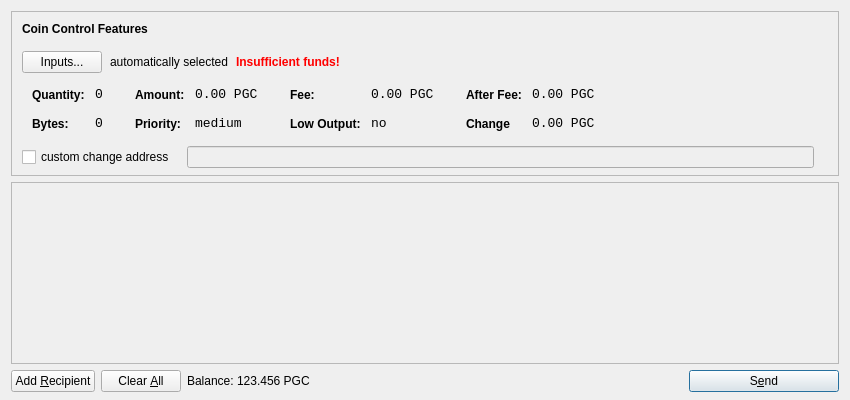
<?xml version="1.0" encoding="UTF-8"?>
<ui version="4.0">
 <class>SendCoinsDialog</class>
 <widget class="QDialog" name="SendCoinsDialog">
  <property name="geometry">
   <rect>
    <x>0</x>
    <y>0</y>
    <width>850</width>
    <height>400</height>
   </rect>
  </property>
  <property name="windowTitle">
   <string>Send Coins</string>
  </property>
  <layout class="QVBoxLayout" name="verticalLayout" stretch="0,1,0">
   <property name="bottomMargin">
    <number>8</number>
   </property>
   <item>
    <widget class="QFrame" name="frameCoinControl">
     <property name="sizePolicy">
      <sizepolicy hsizetype="Expanding" vsizetype="Expanding">
       <horstretch>0</horstretch>
       <verstretch>0</verstretch>
      </sizepolicy>
     </property>
     <property name="maximumSize">
      <size>
       <width>16777215</width>
       <height>16777215</height>
      </size>
     </property>
     <property name="frameShape">
      <enum>QFrame::StyledPanel</enum>
     </property>
     <property name="frameShadow">
      <enum>QFrame::Sunken</enum>
     </property>
     <layout class="QVBoxLayout" name="verticalLayoutCoinControl2">
      <property name="spacing">
       <number>-1</number>
      </property>
      <property name="leftMargin">
       <number>0</number>
      </property>
      <property name="topMargin">
       <number>0</number>
      </property>
      <property name="rightMargin">
       <number>0</number>
      </property>
      <property name="bottomMargin">
       <number>6</number>
      </property>
      <item>
       <layout class="QVBoxLayout" name="verticalLayoutCoinControl" stretch="0,0,0,0,1">
        <property name="spacing">
         <number>0</number>
        </property>
        <property name="leftMargin">
         <number>10</number>
        </property>
        <property name="topMargin">
         <number>10</number>
        </property>
        <item>
         <layout class="QHBoxLayout" name="horizontalLayoutCoinControl1">
          <property name="bottomMargin">
           <number>15</number>
          </property>
          <item>
           <widget class="QLabel" name="labelCoinControlFeatures">
            <property name="sizePolicy">
             <sizepolicy hsizetype="Preferred" vsizetype="Maximum">
              <horstretch>0</horstretch>
              <verstretch>0</verstretch>
             </sizepolicy>
            </property>
            <property name="font">
             <font>
              <weight>75</weight>
              <bold>true</bold>
             </font>
            </property>
            <property name="styleSheet">
             <string notr="true">font-weight:bold;</string>
            </property>
            <property name="text">
             <string>Coin Control Features</string>
            </property>
           </widget>
          </item>
         </layout>
        </item>
        <item>
         <layout class="QHBoxLayout" name="horizontalLayoutCoinControl2" stretch="0,0,0,0">
          <property name="spacing">
           <number>8</number>
          </property>
          <property name="bottomMargin">
           <number>10</number>
          </property>
          <item>
           <widget class="QPushButton" name="pushButtonCoinControl">
            <property name="styleSheet">
             <string notr="true"/>
            </property>
            <property name="text">
             <string>Inputs...</string>
            </property>
           </widget>
          </item>
          <item>
           <widget class="QLabel" name="labelCoinControlAutomaticallySelected">
            <property name="text">
             <string>automatically selected</string>
            </property>
            <property name="margin">
             <number>5</number>
            </property>
           </widget>
          </item>
          <item>
           <widget class="QLabel" name="labelCoinControlInsuffFunds">
            <property name="font">
             <font>
              <weight>75</weight>
              <bold>true</bold>
             </font>
            </property>
            <property name="styleSheet">
             <string notr="true">color:red;font-weight:bold;</string>
            </property>
            <property name="text">
             <string>Insufficient funds!</string>
            </property>
            <property name="margin">
             <number>5</number>
            </property>
           </widget>
          </item>
          <item>
           <spacer name="horizontalSpacerCoinControl">
            <property name="orientation">
             <enum>Qt::Horizontal</enum>
            </property>
            <property name="sizeHint" stdset="0">
             <size>
              <width>40</width>
              <height>1</height>
             </size>
            </property>
           </spacer>
          </item>
         </layout>
        </item>
        <item>
         <widget class="QWidget" name="widgetCoinControl" native="true">
          <property name="sizePolicy">
           <sizepolicy hsizetype="Preferred" vsizetype="Preferred">
            <horstretch>0</horstretch>
            <verstretch>0</verstretch>
           </sizepolicy>
          </property>
          <property name="minimumSize">
           <size>
            <width>0</width>
            <height>0</height>
           </size>
          </property>
          <property name="styleSheet">
           <string notr="true"/>
          </property>
          <layout class="QHBoxLayout" name="horizontalLayoutCoinControl5">
           <property name="margin">
            <number>0</number>
           </property>
           <item>
            <layout class="QHBoxLayout" name="horizontalLayoutCoinControl3" stretch="0,0,0,1">
             <property name="spacing">
              <number>20</number>
             </property>
             <property name="topMargin">
              <number>0</number>
             </property>
             <property name="bottomMargin">
              <number>10</number>
             </property>
             <item>
              <layout class="QFormLayout" name="formLayoutCoinControl1">
               <property name="horizontalSpacing">
                <number>10</number>
               </property>
               <property name="verticalSpacing">
                <number>14</number>
               </property>
               <property name="leftMargin">
                <number>10</number>
               </property>
               <property name="topMargin">
                <number>4</number>
               </property>
               <property name="rightMargin">
                <number>6</number>
               </property>
               <item row="0" column="0">
                <widget class="QLabel" name="labelCoinControlQuantityText">
                 <property name="styleSheet">
                  <string notr="true">font-weight:bold;</string>
                 </property>
                 <property name="text">
                  <string>Quantity:</string>
                 </property>
                 <property name="margin">
                  <number>0</number>
                 </property>
                </widget>
               </item>
               <item row="0" column="1">
                <widget class="QLabel" name="labelCoinControlQuantity">
                 <property name="font">
                  <font>
                   <family>Monospace</family>
                   <pointsize>10</pointsize>
                  </font>
                 </property>
                 <property name="cursor">
                  <cursorShape>IBeamCursor</cursorShape>
                 </property>
                 <property name="contextMenuPolicy">
                  <enum>Qt::ActionsContextMenu</enum>
                 </property>
                 <property name="text">
                  <string>0</string>
                 </property>
                 <property name="margin">
                  <number>0</number>
                 </property>
                 <property name="textInteractionFlags">
                  <set>Qt::LinksAccessibleByMouse|Qt::TextSelectableByKeyboard|Qt::TextSelectableByMouse</set>
                 </property>
                </widget>
               </item>
               <item row="1" column="0">
                <widget class="QLabel" name="labelCoinControlBytesText">
                 <property name="styleSheet">
                  <string notr="true">font-weight:bold;</string>
                 </property>
                 <property name="text">
                  <string>Bytes:</string>
                 </property>
                </widget>
               </item>
               <item row="1" column="1">
                <widget class="QLabel" name="labelCoinControlBytes">
                 <property name="font">
                  <font>
                   <family>Monospace</family>
                   <pointsize>10</pointsize>
                  </font>
                 </property>
                 <property name="cursor">
                  <cursorShape>IBeamCursor</cursorShape>
                 </property>
                 <property name="contextMenuPolicy">
                  <enum>Qt::ActionsContextMenu</enum>
                 </property>
                 <property name="text">
                  <string>0</string>
                 </property>
                 <property name="textInteractionFlags">
                  <set>Qt::LinksAccessibleByMouse|Qt::TextSelectableByKeyboard|Qt::TextSelectableByMouse</set>
                 </property>
                </widget>
               </item>
              </layout>
             </item>
             <item>
              <layout class="QFormLayout" name="formLayoutCoinControl2">
               <property name="horizontalSpacing">
                <number>10</number>
               </property>
               <property name="verticalSpacing">
                <number>14</number>
               </property>
               <property name="leftMargin">
                <number>6</number>
               </property>
               <property name="topMargin">
                <number>4</number>
               </property>
               <property name="rightMargin">
                <number>6</number>
               </property>
               <item row="0" column="0">
                <widget class="QLabel" name="labelCoinControlAmountText">
                 <property name="styleSheet">
                  <string notr="true">font-weight:bold;</string>
                 </property>
                 <property name="text">
                  <string>Amount:</string>
                 </property>
                 <property name="margin">
                  <number>0</number>
                 </property>
                </widget>
               </item>
               <item row="0" column="1">
                <widget class="QLabel" name="labelCoinControlAmount">
                 <property name="font">
                  <font>
                   <family>Monospace</family>
                   <pointsize>10</pointsize>
                  </font>
                 </property>
                 <property name="cursor">
                  <cursorShape>IBeamCursor</cursorShape>
                 </property>
                 <property name="contextMenuPolicy">
                  <enum>Qt::ActionsContextMenu</enum>
                 </property>
                 <property name="text">
                  <string>0.00 PGC</string>
                 </property>
                 <property name="textInteractionFlags">
                  <set>Qt::LinksAccessibleByMouse|Qt::TextSelectableByKeyboard|Qt::TextSelectableByMouse</set>
                 </property>
                </widget>
               </item>
               <item row="1" column="0">
                <widget class="QLabel" name="labelCoinControlPriorityText">
                 <property name="styleSheet">
                  <string notr="true">font-weight:bold;</string>
                 </property>
                 <property name="text">
                  <string>Priority:</string>
                 </property>
                </widget>
               </item>
               <item row="1" column="1">
                <widget class="QLabel" name="labelCoinControlPriority">
                 <property name="font">
                  <font>
                   <family>Monospace</family>
                   <pointsize>10</pointsize>
                  </font>
                 </property>
                 <property name="cursor">
                  <cursorShape>IBeamCursor</cursorShape>
                 </property>
                 <property name="contextMenuPolicy">
                  <enum>Qt::ActionsContextMenu</enum>
                 </property>
                 <property name="text">
                  <string>medium</string>
                 </property>
                 <property name="textInteractionFlags">
                  <set>Qt::LinksAccessibleByMouse|Qt::TextSelectableByKeyboard|Qt::TextSelectableByMouse</set>
                 </property>
                </widget>
               </item>
              </layout>
             </item>
             <item>
              <layout class="QFormLayout" name="formLayoutCoinControl3">
               <property name="horizontalSpacing">
                <number>10</number>
               </property>
               <property name="verticalSpacing">
                <number>14</number>
               </property>
               <property name="leftMargin">
                <number>6</number>
               </property>
               <property name="topMargin">
                <number>4</number>
               </property>
               <property name="rightMargin">
                <number>6</number>
               </property>
               <item row="0" column="0">
                <widget class="QLabel" name="labelCoinControlFeeText">
                 <property name="styleSheet">
                  <string notr="true">font-weight:bold;</string>
                 </property>
                 <property name="text">
                  <string>Fee:</string>
                 </property>
                 <property name="margin">
                  <number>0</number>
                 </property>
                </widget>
               </item>
               <item row="0" column="1">
                <widget class="QLabel" name="labelCoinControlFee">
                 <property name="font">
                  <font>
                   <family>Monospace</family>
                   <pointsize>10</pointsize>
                  </font>
                 </property>
                 <property name="cursor">
                  <cursorShape>IBeamCursor</cursorShape>
                 </property>
                 <property name="contextMenuPolicy">
                  <enum>Qt::ActionsContextMenu</enum>
                 </property>
                 <property name="text">
                  <string>0.00 PGC</string>
                 </property>
                 <property name="textInteractionFlags">
                  <set>Qt::LinksAccessibleByMouse|Qt::TextSelectableByKeyboard|Qt::TextSelectableByMouse</set>
                 </property>
                </widget>
               </item>
               <item row="1" column="0">
                <widget class="QLabel" name="labelCoinControlLowOutputText">
                 <property name="styleSheet">
                  <string notr="true">font-weight:bold;</string>
                 </property>
                 <property name="text">
                  <string>Low Output:</string>
                 </property>
                </widget>
               </item>
               <item row="1" column="1">
                <widget class="QLabel" name="labelCoinControlLowOutput">
                 <property name="font">
                  <font>
                   <family>Monospace</family>
                   <pointsize>10</pointsize>
                  </font>
                 </property>
                 <property name="cursor">
                  <cursorShape>IBeamCursor</cursorShape>
                 </property>
                 <property name="contextMenuPolicy">
                  <enum>Qt::ActionsContextMenu</enum>
                 </property>
                 <property name="text">
                  <string>no</string>
                 </property>
                 <property name="textInteractionFlags">
                  <set>Qt::LinksAccessibleByMouse|Qt::TextSelectableByKeyboard|Qt::TextSelectableByMouse</set>
                 </property>
                </widget>
               </item>
              </layout>
             </item>
             <item>
              <layout class="QFormLayout" name="formLayoutCoinControl4">
               <property name="horizontalSpacing">
                <number>10</number>
               </property>
               <property name="verticalSpacing">
                <number>14</number>
               </property>
               <property name="leftMargin">
                <number>6</number>
               </property>
               <property name="topMargin">
                <number>4</number>
               </property>
               <property name="rightMargin">
                <number>6</number>
               </property>
               <item row="0" column="0">
                <widget class="QLabel" name="labelCoinControlAfterFeeText">
                 <property name="styleSheet">
                  <string notr="true">font-weight:bold;</string>
                 </property>
                 <property name="text">
                  <string>After Fee:</string>
                 </property>
                 <property name="margin">
                  <number>0</number>
                 </property>
                </widget>
               </item>
               <item row="0" column="1">
                <widget class="QLabel" name="labelCoinControlAfterFee">
                 <property name="font">
                  <font>
                   <family>Monospace</family>
                   <pointsize>10</pointsize>
                  </font>
                 </property>
                 <property name="cursor">
                  <cursorShape>IBeamCursor</cursorShape>
                 </property>
                 <property name="contextMenuPolicy">
                  <enum>Qt::ActionsContextMenu</enum>
                 </property>
                 <property name="text">
                  <string>0.00 PGC</string>
                 </property>
                 <property name="textInteractionFlags">
                  <set>Qt::LinksAccessibleByMouse|Qt::TextSelectableByKeyboard|Qt::TextSelectableByMouse</set>
                 </property>
                </widget>
               </item>
               <item row="1" column="0">
                <widget class="QLabel" name="labelCoinControlChangeText">
                 <property name="styleSheet">
                  <string notr="true">font-weight:bold;</string>
                 </property>
                 <property name="text">
                  <string>Change</string>
                 </property>
                </widget>
               </item>
               <item row="1" column="1">
                <widget class="QLabel" name="labelCoinControlChange">
                 <property name="font">
                  <font>
                   <family>Monospace</family>
                   <pointsize>10</pointsize>
                  </font>
                 </property>
                 <property name="cursor">
                  <cursorShape>IBeamCursor</cursorShape>
                 </property>
                 <property name="contextMenuPolicy">
                  <enum>Qt::ActionsContextMenu</enum>
                 </property>
                 <property name="text">
                  <string>0.00 PGC</string>
                 </property>
                 <property name="textInteractionFlags">
                  <set>Qt::LinksAccessibleByMouse|Qt::TextSelectableByKeyboard|Qt::TextSelectableByMouse</set>
                 </property>
                </widget>
               </item>
              </layout>
             </item>
            </layout>
           </item>
          </layout>
         </widget>
        </item>
        <item>
         <layout class="QHBoxLayout" name="horizontalLayoutCoinControl4" stretch="0,0,0">
          <property name="spacing">
           <number>12</number>
          </property>
          <property name="sizeConstraint">
           <enum>QLayout::SetDefaultConstraint</enum>
          </property>
          <property name="topMargin">
           <number>5</number>
          </property>
          <property name="rightMargin">
           <number>5</number>
          </property>
          <item>
           <widget class="QCheckBox" name="checkBoxCoinControlChange">
            <property name="text">
             <string>custom change address</string>
            </property>
           </widget>
          </item>
          <item>
           <widget class="QLineEdit" name="lineEditCoinControlChange">
            <property name="enabled">
             <bool>false</bool>
            </property>
            <property name="sizePolicy">
             <sizepolicy hsizetype="Expanding" vsizetype="Fixed">
              <horstretch>0</horstretch>
              <verstretch>0</verstretch>
             </sizepolicy>
            </property>
           </widget>
          </item>
          <item>
           <widget class="QLabel" name="labelCoinControlChangeLabel">
            <property name="sizePolicy">
             <sizepolicy hsizetype="Preferred" vsizetype="Expanding">
              <horstretch>0</horstretch>
              <verstretch>0</verstretch>
             </sizepolicy>
            </property>
            <property name="minimumSize">
             <size>
              <width>0</width>
              <height>0</height>
             </size>
            </property>
            <property name="text">
             <string/>
            </property>
            <property name="margin">
             <number>3</number>
            </property>
           </widget>
          </item>
         </layout>
        </item>
        <item>
         <spacer name="verticalSpacerCoinControl">
          <property name="orientation">
           <enum>Qt::Vertical</enum>
          </property>
          <property name="sizeHint" stdset="0">
           <size>
            <width>800</width>
            <height>1</height>
           </size>
          </property>
         </spacer>
        </item>
       </layout>
      </item>
     </layout>
    </widget>
   </item>
   <item>
    <widget class="QScrollArea" name="scrollArea">
     <property name="widgetResizable">
      <bool>true</bool>
     </property>
     <widget class="QWidget" name="scrollAreaWidgetContents">
      <property name="geometry">
       <rect>
        <x>0</x>
        <y>0</y>
        <width>830</width>
        <height>165</height>
       </rect>
      </property>
      <layout class="QVBoxLayout" name="verticalLayout_2">
       <property name="margin">
        <number>0</number>
       </property>
       <item>
        <layout class="QVBoxLayout" name="entries">
         <property name="spacing">
          <number>6</number>
         </property>
        </layout>
       </item>
       <item>
        <spacer name="verticalSpacer">
         <property name="orientation">
          <enum>Qt::Vertical</enum>
         </property>
         <property name="sizeHint" stdset="0">
          <size>
           <width>20</width>
           <height>40</height>
          </size>
         </property>
        </spacer>
       </item>
      </layout>
     </widget>
    </widget>
   </item>
   <item>
    <layout class="QHBoxLayout" name="horizontalLayout">
     <item>
      <widget class="QPushButton" name="addButton">
       <property name="toolTip">
        <string>Send to multiple recipients at once</string>
       </property>
       <property name="text">
        <string>Add &amp;Recipient</string>
       </property>
       <property name="icon">
        <iconset resource="../bitcoin.qrc">
         <normaloff>:/icons/add</normaloff>:/icons/add</iconset>
       </property>
       <property name="autoDefault">
        <bool>false</bool>
       </property>
      </widget>
     </item>
     <item>
      <widget class="QPushButton" name="clearButton">
       <property name="sizePolicy">
        <sizepolicy hsizetype="Minimum" vsizetype="Fixed">
         <horstretch>0</horstretch>
         <verstretch>0</verstretch>
        </sizepolicy>
       </property>
       <property name="toolTip">
        <string>Remove all transaction fields</string>
       </property>
       <property name="text">
        <string>Clear &amp;All</string>
       </property>
       <property name="icon">
        <iconset resource="../bitcoin.qrc">
         <normaloff>:/icons/remove</normaloff>:/icons/remove</iconset>
       </property>
       <property name="autoRepeatDelay">
        <number>300</number>
       </property>
       <property name="autoDefault">
        <bool>false</bool>
       </property>
      </widget>
     </item>
     <item>
      <layout class="QHBoxLayout" name="horizontalLayout_2">
       <property name="spacing">
        <number>3</number>
       </property>
       <item>
        <widget class="QLabel" name="label">
         <property name="sizePolicy">
          <sizepolicy hsizetype="Preferred" vsizetype="Fixed">
           <horstretch>0</horstretch>
           <verstretch>0</verstretch>
          </sizepolicy>
         </property>
         <property name="text">
          <string>Balance:</string>
         </property>
        </widget>
       </item>
       <item>
        <widget class="QLabel" name="labelBalance">
         <property name="sizePolicy">
          <sizepolicy hsizetype="Preferred" vsizetype="Fixed">
           <horstretch>0</horstretch>
           <verstretch>0</verstretch>
          </sizepolicy>
         </property>
         <property name="cursor">
          <cursorShape>IBeamCursor</cursorShape>
         </property>
         <property name="text">
          <string>123.456 PGC</string>
         </property>
         <property name="textInteractionFlags">
          <set>Qt::LinksAccessibleByMouse|Qt::TextSelectableByKeyboard|Qt::TextSelectableByMouse</set>
         </property>
        </widget>
       </item>
      </layout>
     </item>
     <item>
      <spacer name="horizontalSpacer">
       <property name="orientation">
        <enum>Qt::Horizontal</enum>
       </property>
       <property name="sizeHint" stdset="0">
        <size>
         <width>40</width>
         <height>20</height>
        </size>
       </property>
      </spacer>
     </item>
     <item>
      <widget class="QPushButton" name="sendButton">
       <property name="minimumSize">
        <size>
         <width>150</width>
         <height>0</height>
        </size>
       </property>
       <property name="toolTip">
        <string>Confirm the send action</string>
       </property>
       <property name="text">
        <string>S&amp;end</string>
       </property>
       <property name="icon">
        <iconset resource="../bitcoin.qrc">
         <normaloff>:/icons/send</normaloff>:/icons/send</iconset>
       </property>
       <property name="default">
        <bool>true</bool>
       </property>
      </widget>
     </item>
    </layout>
   </item>
  </layout>
 </widget>
 <resources>
  <include location="../bitcoin.qrc"/>
 </resources>
 <connections/>
</ui>
